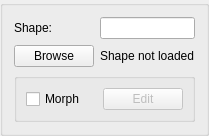
<?xml version="1.0" encoding="UTF-8"?>
<ui version="4.0">
 <class>CMeshWidget</class>
 <widget class="QGroupBox" name="CMeshWidget">
  <property name="geometry">
   <rect>
    <x>0</x>
    <y>0</y>
    <width>195</width>
    <height>118</height>
   </rect>
  </property>
  <property name="windowTitle">
   <string>GroupBox</string>
  </property>
  <property name="title">
   <string/>
  </property>
  <layout class="QGridLayout" name="gridLayout_2">
   <item row="0" column="0">
    <widget class="QLabel" name="label">
     <property name="text">
      <string>Shape:</string>
     </property>
    </widget>
   </item>
   <item row="0" column="1">
    <widget class="QLineEdit" name="meshLineEdit">
     <property name="readOnly">
      <bool>true</bool>
     </property>
    </widget>
   </item>
   <item row="1" column="0">
    <widget class="QPushButton" name="browsePushButton">
     <property name="text">
      <string>Browse</string>
     </property>
    </widget>
   </item>
   <item row="1" column="1">
    <widget class="QLabel" name="infoLabel">
     <property name="text">
      <string>Shape not loaded</string>
     </property>
     <property name="scaledContents">
      <bool>false</bool>
     </property>
     <property name="wordWrap">
      <bool>false</bool>
     </property>
     <property name="margin">
      <number>1</number>
     </property>
    </widget>
   </item>
   <item row="2" column="0" colspan="2">
    <widget class="QGroupBox" name="groupBox">
     <property name="title">
      <string/>
     </property>
     <layout class="QGridLayout" name="gridLayout">
      <item row="0" column="0">
       <widget class="QCheckBox" name="morphCheckBox">
        <property name="text">
         <string>Morph</string>
        </property>
       </widget>
      </item>
      <item row="0" column="1">
       <widget class="QPushButton" name="editPushButton">
        <property name="enabled">
         <bool>false</bool>
        </property>
        <property name="text">
         <string>Edit</string>
        </property>
       </widget>
      </item>
     </layout>
    </widget>
   </item>
  </layout>
 </widget>
 <resources/>
 <connections>
  <connection>
   <sender>morphCheckBox</sender>
   <signal>toggled(bool)</signal>
   <receiver>editPushButton</receiver>
   <slot>setEnabled(bool)</slot>
   <hints>
    <hint type="sourcelabel">
     <x>60</x>
     <y>85</y>
    </hint>
    <hint type="destinationlabel">
     <x>135</x>
     <y>86</y>
    </hint>
   </hints>
  </connection>
 </connections>
</ui>
